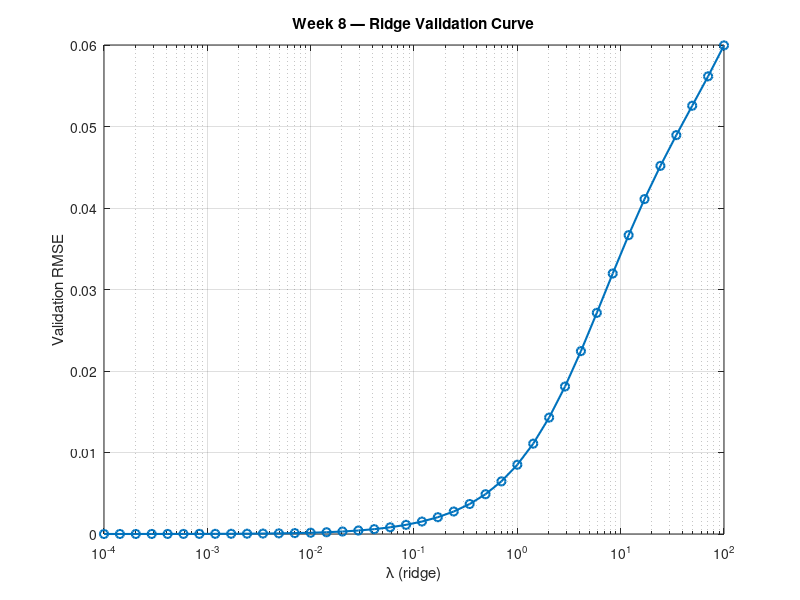

Reproduce this figure in MATLAB. (Note: this script raises an error after producing the figure.)
%% Week 8 — Model Evaluation & Hyperparameter Tuning (MATLAB)
% Uses ridge regression on Week 6 dataset with robust tuning and metrics.
% Outputs: week8_eval.txt, week8_val_curve.png, week8_pred_vs_true_test.png

clear; clc; close all;

%% 1) Load dataset from Week 6
if ~isfile('week6_dataset.mat')
    error('Could not find week6_dataset.mat. Place it in the current folder.');
end
S = load('week6_dataset.mat');

X = S.features;          % NxD (z-scored in Week 6)
Y = S.actions;           % Nx3  (vx, vy, vz)
train_idx = S.split.train(:);
val_idx   = S.split.val(:);
test_idx  = S.split.test(:);

Xtr = X(train_idx,:);  Ytr = Y(train_idx,:);
Xva = X(val_idx,:);    Yva = Y(val_idx,:);
Xte = X(test_idx,:);   Yte = Y(test_idx,:);

[Ntr, D] = size(Xtr); K = size(Ytr,2);
fprintf('Train: %d, Val: %d, Test: %d, Features: %d\n', size(Xtr,1), size(Xva,1), size(Xte,1), D);

%% 2) Optional: drop near-constant columns (using TRAIN split only)
std_tr = std(Xtr, 0, 1);
keep_cols = std_tr > 1e-8;         % conservative threshold
dropped = find(~keep_cols);
if ~isempty(dropped)
    fprintf('Dropping %d near-constant feature(s): %s\n', numel(dropped), mat2str(dropped));
end

Xtr = Xtr(:, keep_cols);
Xva = Xva(:, keep_cols);
Xte = Xte(:, keep_cols);
Dk  = size(Xtr,2);

%% 3) Add bias column
Xtr_b = [Xtr, ones(Ntr,1)];
Xva_b = [Xva, ones(size(Xva,1),1)];
Xte_b = [Xte, ones(size(Xte,1),1)];

%% 4) Ridge hyperparameter tuning on validation RMSE
lambdas = logspace(-4, 2, 40);        % 1e-4 ... 1e2
I = eye(Dk+1); I(end,end) = 0;        % do not regularize bias

val_rmse_curve = zeros(numel(lambdas),1);
bestVa = inf; bestLam = lambdas(1); W_best = [];

XtX = Xtr_b' * Xtr_b;
XtY = Xtr_b' * Ytr;

for i = 1:numel(lambdas)
    lam = lambdas(i);
    W = (XtX + lam * I) \ XtY;       % (Dk+1) x 3
    Yva_hat = Xva_b * W;
    val_rmse_curve(i) = sqrt(mean( sum((Yva_hat - Yva).^2, 2) ));
    if val_rmse_curve(i) < bestVa
        bestVa = val_rmse_curve(i);
        bestLam = lam;
        W_best = W;
    end
end

fprintf('Best lambda = %.4g (Val RMSE = %.6f)\n', bestLam, bestVa);

% Save validation curve plot
figure;
semilogx(lambdas, val_rmse_curve, 'o-','LineWidth',1.5); grid on;
xlabel('\lambda (ridge)'); ylabel('Validation RMSE');
title('Week 8 — Ridge Validation Curve');
hold on; yline(bestVa,'k--'); xline(bestLam,'k:');
saveas(gcf, 'week8_val_curve.png');

%% 5) Final evaluation with best W
Ytr_hat = Xtr_b * W_best;
Yva_hat = Xva_b * W_best;
Yte_hat = Xte_b * W_best;

metric = @(Yhat, Ytrue) struct( ...
    'rmse', sqrt(mean( sum((Yhat - Ytrue).^2, 2) )), ...
    'mae',  mean( mean(abs(Yhat - Ytrue), 2) ), ...
    'cos',  mean( sum(Yhat.*Ytrue,2) ./ max(vecnorm(Yhat,2,2).*vecnorm(Ytrue,2,2), 1e-8) ) ...
);

m_tr = metric(Ytr_hat, Ytr);
m_va = metric(Yva_hat, Yva);
m_te = metric(Yte_hat, Yte);

%% 6) Proxy success rate (per-sample action error tolerance)
% Define success as per-sample L2 action error <= eps on ALL THREE components.
% You can tighten/loosen eps as desired (dataset is normalized features, actions in native units).
eps_tol = 1e-6;   % very strict given your tiny residuals
succ_rate = @(Yhat, Ytrue, eps) mean(vecnorm(Yhat - Ytrue, 2, 2) <= eps);

sr_tr = succ_rate(Ytr_hat, Ytr, eps_tol);
sr_va = succ_rate(Yva_hat, Yva, eps_tol);
sr_te = succ_rate(Yte_hat, Yte, eps_tol);

%% 7) Save evaluation log
fid = fopen('week8_eval.txt','w');
fprintf(fid, 'Week 8 — Evaluation & Hyperparameter Tuning\n');
fprintf(fid, 'Splits: Ntr=%d, Nva=%d, Nte=%d, D=%d (kept=%d, dropped=%d -> %s)\n\n', ...
    size(Xtr,1), size(Xva,1), size(Xte,1), D, Dk, numel(dropped), mat2str(dropped));

fprintf(fid, 'Best ridge lambda: %.6g\n\n', bestLam);

fprintf(fid, 'Train:  RMSE=%.8f  MAE=%.8f  Cos=%.6f  Success=%.1f%% (eps=%g)\n', ...
    m_tr.rmse, m_tr.mae, m_tr.cos, 100*sr_tr, eps_tol);
fprintf(fid, 'Val:    RMSE=%.8f  MAE=%.8f  Cos=%.6f  Success=%.1f%% (eps=%g)\n', ...
    m_va.rmse, m_va.mae, m_va.cos, 100*sr_va, eps_tol);
fprintf(fid, 'Test:   RMSE=%.8f  MAE=%.8f  Cos=%.6f  Success=%.1f%% (eps=%g)\n', ...
    m_te.rmse, m_te.mae, m_te.cos, 100*sr_te, eps_tol);
fclose(fid);

disp('Saved evaluation log to week8_eval.txt');

%% 8) Quick test scatter (pred vs true) saved as PNG
lbl = {'v_x','v_y','v_z'};
figure;
tiledlayout(1,3,'Padding','compact','TileSpacing','compact');
for j = 1:K
    nexttile; 
    scatter(Yte(:,j), Yte_hat(:,j), 40, 'filled'); hold on; grid on; axis equal;
    mn = min([Yte(:,j); Yte_hat(:,j)]); mx = max([Yte(:,j); Yte_hat(:,j)]);
    if mn==mx, mn = mn - 1; mx = mx + 1; end
    plot([mn mx],[mn mx],'k--','LineWidth',1);
    xlabel(sprintf('True %s', lbl{j})); ylabel(sprintf('Pred %s', lbl{j}));
    title(sprintf('Test scatter (%s)', lbl{j}));
end
sgtitle('Week 8 — Pred vs True (Test)');
saveas(gcf, 'week8_pred_vs_true_test.png');

%% 9) Print concise summary to console
fprintf('\n=== Week 8 Summary ===\n');
fprintf('Best lambda: %.6g\n', bestLam);
fprintf('Train  RMSE=%.3e  MAE=%.3e  Cos=%.6f  SR=%.1f%%\n', m_tr.rmse, m_tr.mae, m_tr.cos, 100*sr_tr);
fprintf('Val    RMSE=%.3e  MAE=%.3e  Cos=%.6f  SR=%.1f%%\n', m_va.rmse, m_va.mae, m_va.cos, 100*sr_va);
fprintf('Test   RMSE=%.3e  MAE=%.3e  Cos=%.6f  SR=%.1f%%\n', m_te.rmse, m_te.mae, m_te.cos, 100*sr_te);

% End of script
